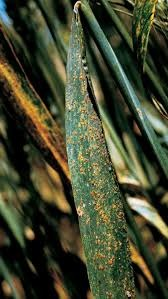
#> input picture imgi_10_default.jpg, 168 x 299 px
$ python duplication.py --folder .
#> lines starting #> are read from the running program, lines starting #| are printed output that depends on the picture
#> in dedup_in_folder, im is the input picture: PIL image 168x299 RGB; mean R, G, B 66.5, 70.7, 46.9
# save as: aphid_150_dedup_augment.py
# ✅ Does exactly this for ONE folder/class:
# 1) Remove near-duplicate images (pHash)
# 2) If images > 150 -> randomly keep only 150 (delete rest)
# 3) If images < 150 -> create augmented images until total = 150
#
# Usage (Windows):
#   python aphid_150_dedup_augment.py --folder "C:\Users\lenovo t480s\Desktop\wheat diseases\aphid" --max_images 150 --dedup_threshold 6
#
# Install once:
#   pip install numpy pillow

import argparse, random, math
from pathlib import Path
from collections import defaultdict
from PIL import Image, ImageEnhance, ImageFilter, ImageOps

IMG_EXTS = {".jpg", ".jpeg", ".png", ".webp", ".bmp"}

def is_image(p: Path) -> bool:
    return p.suffix.lower() in IMG_EXTS

def list_images(folder: Path):
    imgs = [p for p in folder.iterdir() if p.is_file() and is_image(p)]
    imgs.sort(key=lambda x: x.name.lower())
    return imgs

# ---------------- pHash (needs numpy) ----------------
def phash(img: Image.Image, hash_size=8, highfreq_factor=4) -> int:
#> called with hash_size = 8, highfreq_factor = 4
    import numpy as np
    img = img.convert("L")
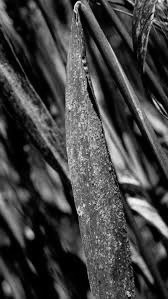
#> img: PIL image 168x299 L; min 0, max 247, mean 66.7
    size = hash_size * highfreq_factor
    img = img.resize((size, size), Image.Resampling.LANCZOS)
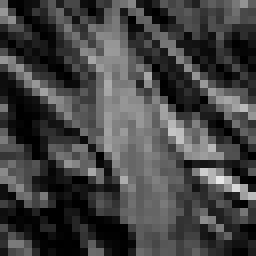
#> img: PIL image 32x32 L (shown 8 times larger); min 0, max 231, mean 66.9
    x = np.asarray(img, dtype=np.float32)

    N = size
    n = np.arange(N)
    k = n.reshape((N, 1))
    dct_mat = np.cos((math.pi / N) * (n + 0.5) * k)
    dct_mat[0, :] *= 1.0 / math.sqrt(2)
    dct_mat *= math.sqrt(2 / N)
    dct = dct_mat @ x @ dct_mat.T
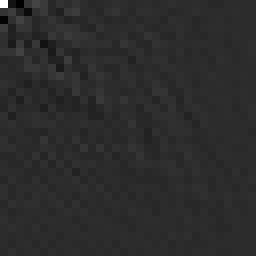
#> dct: shape (32, 32) float64 (shown 8 times larger); min -445.2, max 2140.8, mean 3.1; drawn with min black and max white

    d = dct[:hash_size, :hash_size].flatten()
#> d = 64 values, max 2140.8 at index 0, min -445.2 at index 2, mean 29.57
    med = float(np.median(d[1:]))  # exclude DC
#> med = 11.22
    bits = (dct[:hash_size, :hash_size] > med).flatten()

    h = 0
    for b in bits:
        h = (h << 1) | int(bool(b))
#> this loop made 64 passes
#> (b, h) on passes 2 to 13: (False, 2), (False, 4), (True, 9), (True, 19), (True, 39), (False, 78), (True, 157), (True, 315), (True, 631), (False, 1262), (False, 2524), (True, 5049)
#> h on pass 1: 1
#> after the loop, h = 11370589291717125396
    return int(h)

def hamming(a: int, b: int) -> int:
    return (a ^ b).bit_count()

def dedup_in_folder(folder: Path, threshold: int):
    imgs = list_images(folder)
    hashes = []
    removed = 0

    for p in imgs:
        try:
            with Image.open(p) as im:
                im = ImageOps.exif_transpose(im)
                h = phash(im)
#> h = 11370589291717125396
        except Exception:
            # unreadable -> remove
            try: p.unlink()
            except: pass
            removed += 1
            continue

        dup = any(hamming(h, prev_h) <= threshold for prev_h in hashes)
#> dup = False
        if dup:
            try: p.unlink()
            except: pass
            removed += 1
        else:
            hashes.append(h)
#> pass 2 of the loop in dedup_in_folder, `for p in imgs:`:
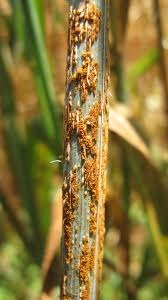
#> input picture imgi_12_default.jpg, 168 x 300 px
#> in dedup_in_folder, im is the input picture: PIL image 168x300 RGB; mean R, G, B 133.8, 115.9, 54.8
#> in phash (call 2), `dct = dct_mat @ x @ dct_mat.T`:
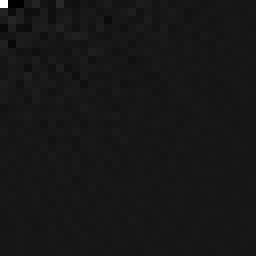
#> dct: shape (32, 32) float64 (shown 8 times larger); min -359, max 3658, mean 4.4; drawn with min black and max white
#> d = 64 values, max 3658 at index 0, min -359 at index 2, mean 58.38
#> med = 2.24
#> the loop in phash (call 2), `for b in bits:` made 64 passes
#> (b, h) on passes 2 to 9: (False, 2), (False, 4), (True, 9), (True, 19), (False, 38), (False, 76), (True, 153), (True, 307)
#> after the loop in phash (call 2), `for b in bits:`: h = 11071234708526645354

    return removed

# ---------------- Augmentation ----------------
def augment_pil(img: Image.Image) -> Image.Image:
    img = img.convert("RGB")

    # flip
    if random.random() < 0.5:
        img = ImageOps.mirror(img)
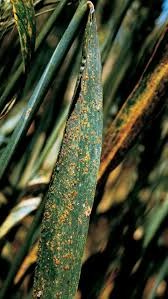
#> img: PIL image 168x299 RGB; mean R, G, B 66.5, 70.7, 46.9

    # small rotate
    if random.random() < 0.6:
        angle = random.uniform(-12, 12)
        img = img.rotate(angle, resample=Image.Resampling.BICUBIC, expand=True)
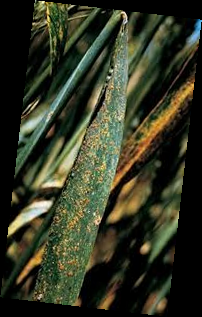
#> img: PIL image 202x317 RGB; mean R, G, B 51.8, 55.1, 36.5

    # crop-resize
    if random.random() < 0.7:
        w, h = img.size
        scale = random.uniform(0.65, 1.0)
        nw, nh = int(w * scale), int(h * scale)
        if nw > 20 and nh > 20 and nw <= w and nh <= h:
            left = random.randint(0, max(0, w - nw))
            top = random.randint(0, max(0, h - nh))
            img = img.crop((left, top, left + nw, top + nh)).resize((w, h), Image.Resampling.LANCZOS)

    # color jitter
    if random.random() < 0.85:
        img = ImageEnhance.Brightness(img).enhance(random.uniform(0.8, 1.25))
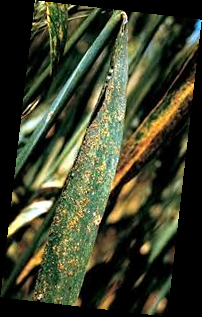
#> img: PIL image 202x317 RGB; mean R, G, B 61.8, 65.7, 43.5
        img = ImageEnhance.Contrast(img).enhance(random.uniform(0.8, 1.25))
        img = ImageEnhance.Color(img).enhance(random.uniform(0.8, 1.25))

    # blur
    if random.random() < 0.15:
        img = img.filter(ImageFilter.GaussianBlur(radius=random.uniform(0.2, 1.0)))

    return img

def trim_to_max(folder: Path, max_images: int, seed: int):
    imgs = list_images(folder)
    if len(imgs) <= max_images:
        return 0
    random.Random(seed).shuffle(imgs)
    to_delete = imgs[max_images:]
    for p in to_delete:
        try: p.unlink()
        except: pass
    return len(to_delete)

def augment_to_reach(folder: Path, max_images: int, seed: int, copies_cap_per_image: int):
    random.seed(seed)
    imgs = list_images(folder)
    cur = len(imgs)
    if cur >= max_images or cur == 0:
        return 0

    needed = max_images - cur
    per_src = defaultdict(int)
    created = 0

    # safety to avoid infinite loops
    safety = 0
    max_safety = needed * 100

    while cur < max_images and safety < max_safety:
        safety += 1
        src = random.choice(imgs)
        if per_src[str(src)] >= copies_cap_per_image:
            continue

        try:
            with Image.open(src) as im:
                im = ImageOps.exif_transpose(im)
                aug = augment_pil(im)
        except Exception:
            continue

        out_name = f"{src.stem}__aug_{per_src[str(src)]:03d}{src.suffix.lower()}"
        out_path = folder / out_name
        if out_path.exists():
            per_src[str(src)] += 1
            continue

        aug.save(out_path, quality=95)
        per_src[str(src)] += 1
        created += 1
        cur += 1
#> pass 2 of the loop in augment_to_reach, `while cur < max_images and safety < max_safety:`:
#> in augment_pil (call 2), `img = ImageEnhance.Contrast(img).enhance(random.uniform(0.8, 1.25))`:
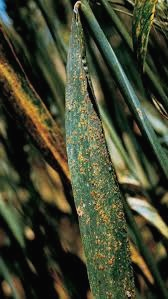
#> img: PIL image 168x299 RGB; mean R, G, B 66, 69.9, 47.9

    return created

def main():
    ap = argparse.ArgumentParser()
    ap.add_argument("--folder", required=True, help="Single class folder path")
    ap.add_argument("--max_images", type=int, default=150, help="Final total images (default 150)")
    ap.add_argument("--dedup_threshold", type=int, default=6, help="4 strict, 6 normal, 8 loose")
    ap.add_argument("--seed", type=int, default=42)
    ap.add_argument("--copies_cap_per_image", type=int, default=10, help="Max augmented copies per original image")
    args = ap.parse_args()

    folder = Path(args.folder).expanduser().resolve()
    if not folder.exists() or not folder.is_dir():
        raise SystemExit(f"ERROR: Folder not found: {folder}")

    before = len(list_images(folder))
    if before == 0:
        raise SystemExit("ERROR: No images found in this folder.")

    # 1) Dedup
    removed_dups = dedup_in_folder(folder, args.dedup_threshold)

    after_dedup = len(list_images(folder))

    # 2) Trim if > max
    removed_trim = trim_to_max(folder, args.max_images, args.seed)

    after_trim = len(list_images(folder))

    # 3) Augment if < max
    created_aug = augment_to_reach(folder, args.max_images, args.seed, args.copies_cap_per_image)

    final = len(list_images(folder))

    print("\n✅ DONE")
    print("Folder:", folder)
    print("Before:", before)
    print("Removed duplicates:", removed_dups)
    print("Removed (trim to max):", removed_trim)
    print("Created (aug):", created_aug)
    print("Final total:", final)
    if final != args.max_images:
        print(f"⚠ Note: final total is {final}, not {args.max_images}. If your folder had very few images, increase --copies_cap_per_image.")

if __name__ == "__main__":
    main()
